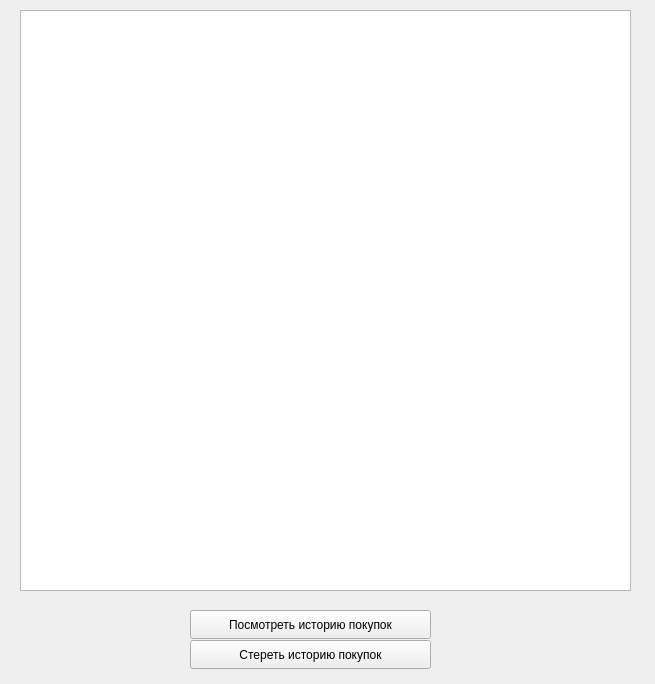
<?xml version="1.0" encoding="UTF-8"?>
<ui version="4.0">
 <class>purchhistory</class>
 <widget class="QWidget" name="purchhistory">
  <property name="geometry">
   <rect>
    <x>0</x>
    <y>0</y>
    <width>655</width>
    <height>684</height>
   </rect>
  </property>
  <property name="windowTitle">
   <string>Form</string>
  </property>
  <widget class="QPushButton" name="historycheck">
   <property name="geometry">
    <rect>
     <x>190</x>
     <y>610</y>
     <width>241</width>
     <height>29</height>
    </rect>
   </property>
   <property name="text">
    <string>Посмотреть историю покупок</string>
   </property>
  </widget>
  <widget class="QTableWidget" name="tableWidget">
   <property name="geometry">
    <rect>
     <x>20</x>
     <y>10</y>
     <width>611</width>
     <height>581</height>
    </rect>
   </property>
  </widget>
  <widget class="QPushButton" name="deletehistrory">
   <property name="geometry">
    <rect>
     <x>190</x>
     <y>640</y>
     <width>241</width>
     <height>29</height>
    </rect>
   </property>
   <property name="text">
    <string>Стереть историю покупок</string>
   </property>
  </widget>
 </widget>
 <resources/>
 <connections/>
</ui>
